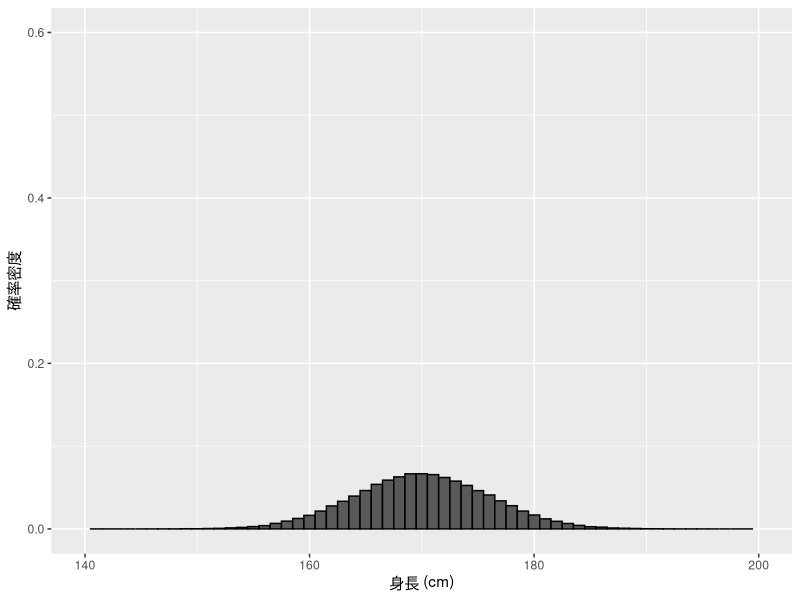
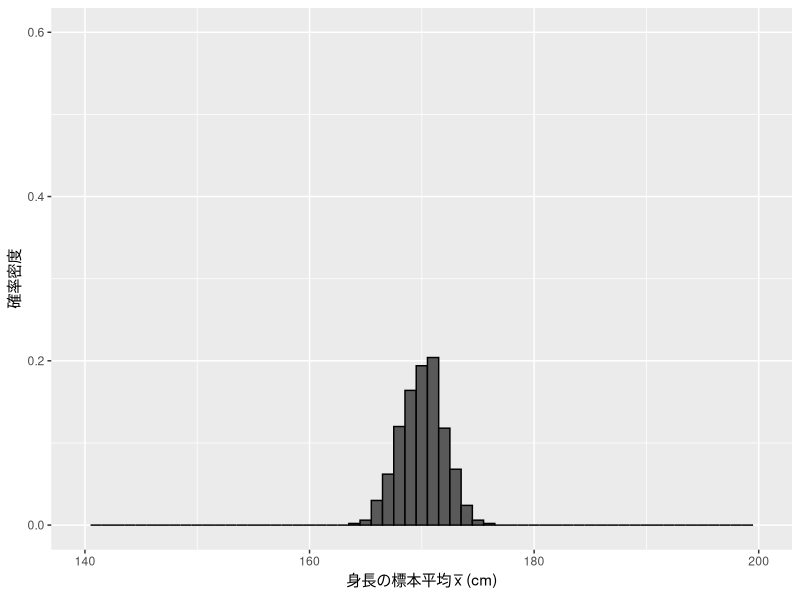
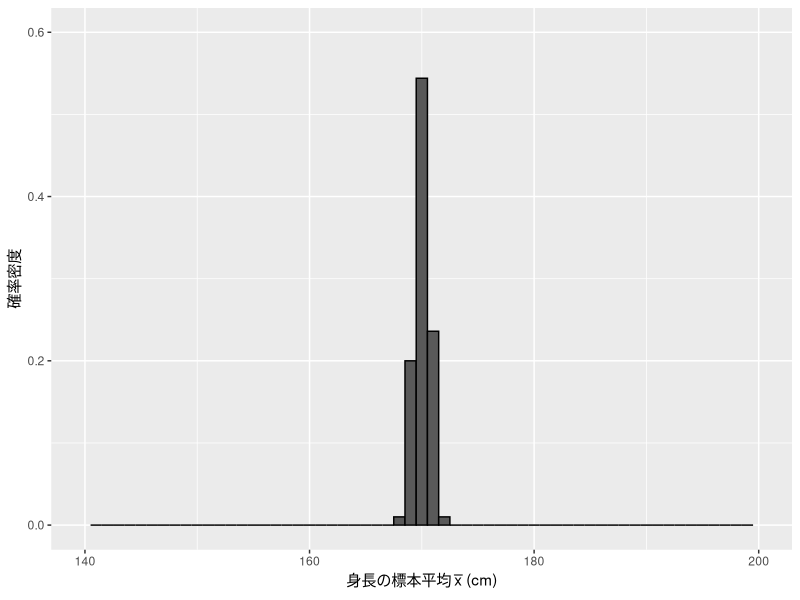
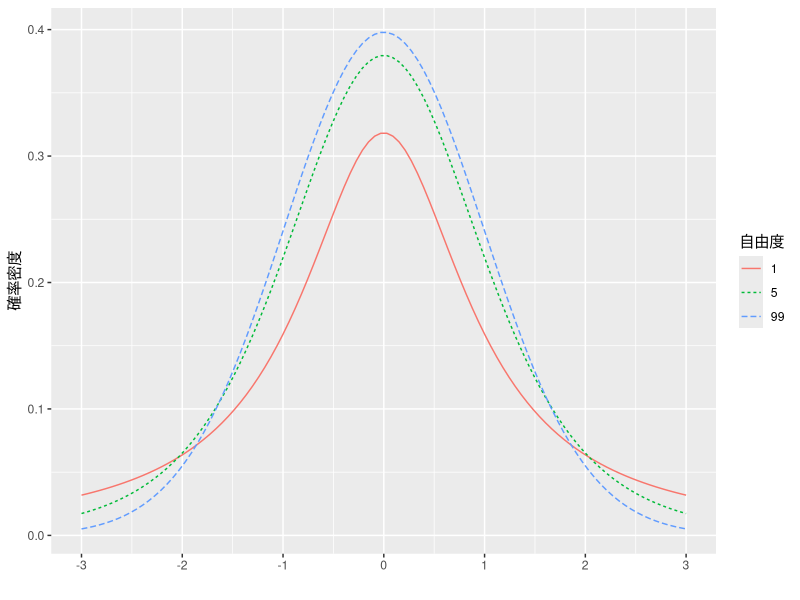
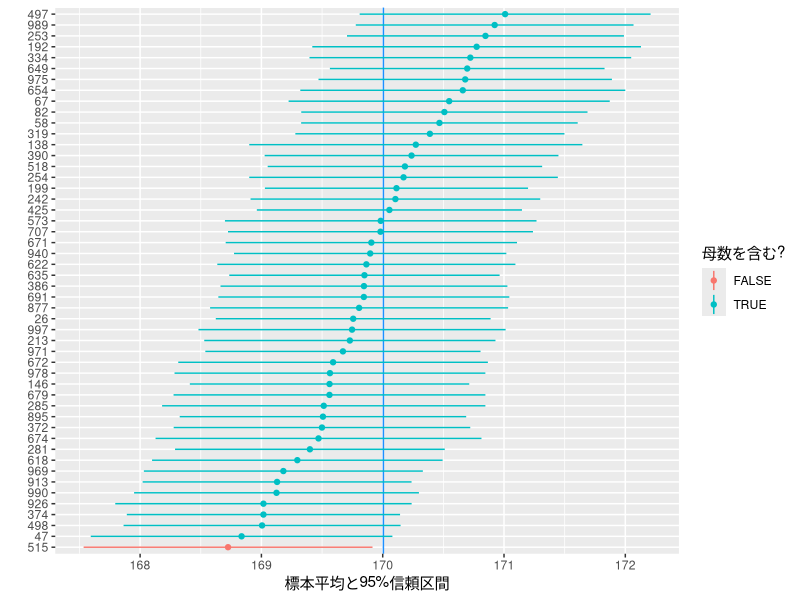

Reproduce these figures in R, in order. (Note: this script raises an error after producing the figures.)
## ch07.R
##
## 浅野正彦・矢内勇生. 2018. 『Rによる計量政治学』オーム社
## 第7章 統計的推定
##
## Created: 2018-11-22 Yuki Yanai
## Modified: 2018-11-24 YY

## tidyverse パッケージを読み込む
library("tidyverse")
if (capabilities("aqua")) { # Macかどうか判定し、Macの場合のみ実行
  theme_set(theme_gray(base_size = 10, base_family = "HiraginoSans-W3"))
}     


####################################################
## 7.1  母集団と標本
####################################################

## Rコードなし

####################################################
## 7.2  標本分布
####################################################

## 10万人の母集団の身長を設定する
## 身長の母平均は170cm、母標準偏差は6とする
set.seed(2018-11-20)  # 乱数の種を設定する。
population <- rnorm(100000, mean = 170, sd = 6)
mean(population)
sd(population)

## 図7.3 母集団の分布
hist_pop <- data_frame(pop = population) %>% 
  ggplot(aes(x = pop, y = ..density..)) +
    geom_histogram(binwidth = 1, color = "black") +
    xlim(140, 200) + ylim(0, 0.6) +
    labs(x = "身長 (cm)", y = "確率密度")
print(hist_pop)

## 上で定義した母集団から、サイズ10の標本を500個抽出する
## 結果を保存するために、10行x500列の空の行列を用意する
size10 <- matrix(NA, nrow = 10, ncol = 500)
for (i in 1:500) { # 標本抽出を500回繰り返す
  size10[, i] <- sample(population, size = 10, replace = FALSE)
}
## それぞれの標本での平均値を計算し、データフレームの1変数として保存する
df <- data_frame(means_s10 = colMeans(size10))

## 図7.4
## 標本平均の標本分布をヒストグラムにする
hist_size10 <- ggplot(df, aes(x = means_s10, y = ..density.. )) +
  geom_histogram(binwidth = 1, color = "black") +
  xlim(140, 200) + ylim(0, 0.6) +
  labs(x = expression(paste("身長の標本平均 ", bar(x), " (cm)")),
       y = "確率密度")
print(hist_size10)

## 標本サイズ10の場合の標本平均のばらつき（標準誤差）を計算する
sd(df$means_s10)

## 上で定義した母集団から、サイズ90の標本を500個抽出する
## 結果を保存するために、90行x500列の空の行列を用意する
size90 <- matrix(NA, nrow = 90, ncol = 500)
for (i in 1:500) { # 標本抽出を500回繰り返す
  size90[, i] <- sample(population, size = 90, replace = FALSE)
}
## それぞれの標本での平均値を計算し、データフレームの1変数として保存する
df <- mutate(df, means_s90 = colMeans(size90))

## 図7.5
## 標本平均の標本分布をヒストグラムにする
hist_size90 <- ggplot(df, aes(x = means_s90, y = ..density.. )) +
  geom_histogram(binwidth = 1, color = "black") +
  xlim(140, 200) + ylim(0, 0.6) +
  labs(x = expression(paste("身長の標本平均 ", bar(x), " (cm)")),
       y = "確率密度")
print(hist_size90)

## 標本サイズ90の場合の標本平均のばらつき（標準誤差）を計算する
sd(df$means_s90)

## 標本サイズ10の場合と90の場合の標本のばらつきの比
sd(df$means_s10) / sd(df$means_s90)


####################################################
## 7.3  母平均の推定と信頼区間
####################################################

## 図7.6 t分布
df_t <- data_frame(x = seq(-3, 3, length.out = 100)) %>% 
  mutate(`1` = dt(x, df = 1),
         `5` = dt(x, df = 5),
         `99` = dt(x, df = 99)) %>% 
  gather(key = "df", value = "density", `1`:`99`)
t_dist <- ggplot(df_t, aes(x = x, y = density,
                           color = df, linetype = df)) +
  geom_line() +
  labs(x = "", y = "確率密度") +
  scale_x_continuous(breaks = -3:3) +
  scale_color_discrete(name = "自由度") + 
  scale_linetype_discrete(name = "自由度") +
  guides(shape = guide_legend(reverse = TRUE)) 
print(t_dist)


## 自由度99のt分布で、データの95%が収まる範囲の上限値を求める
qt(p = 0.025, df = 99, lower.tail = FALSE)
# または、
qt(p = 0.975, df = 99, lower.tail = TRUE)
## 同様に、下限値を求める
qt(p = 0.025, df = 99, lower.tail = TRUE)


## 上で定義した母集団（身長の母平均が約170）から
## 標本サイズ100の標本を1,000個抽出し、
## それぞれの標本について信頼区間を求める
n <- 100
res <- matrix(NA, nrow = n, ncol = 1000)
for (i in 1:1000) {
  res[, i] <- sample(population, size = n, replace = FALSE)
}
## それぞれの標本の平均と標準偏差を求めてデータフレームの変数にする。
## その後、標準誤差 se と95%信頼区間の下限 lb、上限ub を計算するn
df_ci <- data_frame(id = 1:1000,
                    means = colMeans(res),
                    sds = apply(res, MARGIN = 2, FUN = sd)) %>% 
  mutate(se = sds / sqrt(n),
         lb = means + qt(p = 0.025, df = 99, lower.tail = TRUE) * se,
         ub = means + qt(p = 0.025, df = 99, lower.tail = FALSE) * se)
## 結果の一部を見てみる
head(df_ci)

## 信頼区間の中に真の母平均が含まれているかどうか判定する変数を作る
(pop_mean <- mean(population)) # 真の母平均
df_ci <- mutate(df_ci,
                success = (lb <= pop_mean & ub >= pop_mean))
## 母平均を区間内に捉えた95%信頼区間の割合を計算する
mean(df_ci$success)

## 1000個の標本から50個をランダムに選び、95%信頼区間を図示する。
set.seed(2018-11-22)
ci_plt <- sample_n(df_ci, size = 50) %>% 
  ggplot(aes(x = reorder(id, means), y = means, 
             ymin = lb, ymax = ub, color = success)) +
  geom_hline(yintercept = pop_mean, color = "dodgerblue") +
  geom_linerange() +
  geom_point() +
  scale_color_discrete(name = "母数を含む?") +
  labs(x = "", y = "標本平均と95%信頼区間") +
  coord_flip()
print(ci_plt)


## 例7.4：衆院データを使って信頼区間を求める
HR <- read_rds("data/hr-data.Rds")
## Rdsファイルの読み込みがうまくいかない場合は以下を実行
#download.file(url = "https://git.io/fxhQU",
#              destfile = "data/hr-data.csv")
#HR <- read_csv("data/hr-data.csv")

## 候補者の年齢ageの50%信頼区間を求める
age_ci50 <- t.test(HR$age, conf.level = 0.5)
age_ci50$conf.int

## 候補者の年齢ageの95%信頼区間を求める
age_ci95 <- t.test(HR$age)
age_ci95$conf.int
